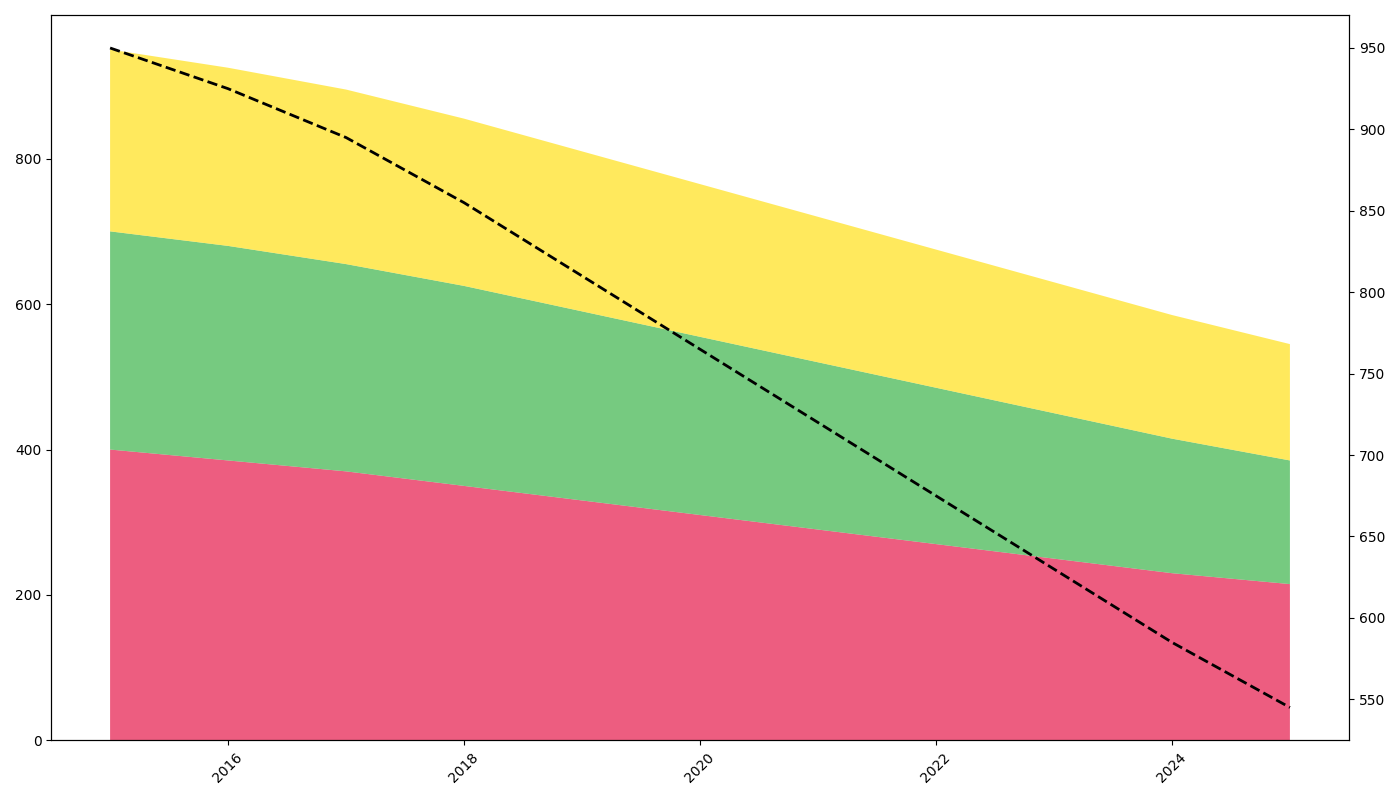

The script that drew this image:
import matplotlib.pyplot as plt
import numpy as np

years = np.arange(2015, 2026)

energy = [400, 385, 370, 350, 330, 310, 290, 270, 250, 230, 215]
transport = [300, 295, 285, 275, 260, 245, 230, 215, 200, 185, 170]
industry = [250, 245, 240, 230, 220, 210, 200, 190, 180, 170, 160]
total_emissions = np.array(energy) + np.array(transport) + np.array(industry)

fig, ax1 = plt.subplots(figsize=(14, 8))
ax2 = ax1.twinx()

ax1.stackplot(years, energy, transport, industry,
              colors=['#e6194b', '#3cb44b', '#ffe119'], alpha=0.7)

ax2.plot(years, total_emissions, 'k--', linewidth=2)

ax1.tick_params(axis='x', labelrotation=45)

plt.tight_layout()
plt.show()
